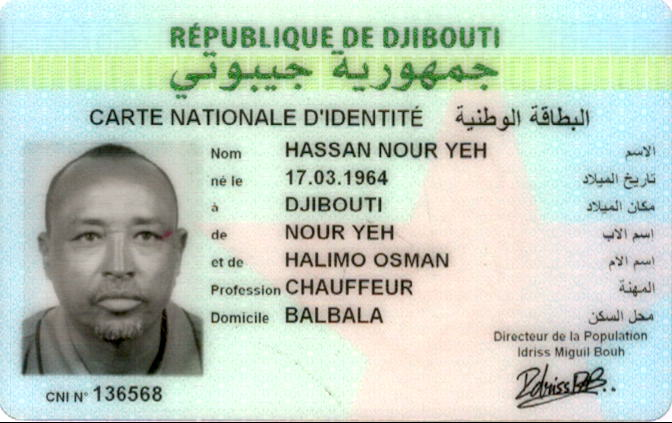
#> input picture 00.jpg, 672 x 423 px
$ python oldcni.py
#> lines starting #> are read from the running program, lines starting #| are printed output that depends on the picture; after the words box and inside, x2 and y2 are one past the last pixel; in counts of white or black regions, pixels touching at a corner belong together
import pytesseract
import re
import cv2
import json
import os


# Prompt the user for the image name
img_name = input("Enter the image filename (e.g., 06.jpg): ")
#> the answer given: 00.jpg

# Check if the entered file exists
if not os.path.isfile(img_name):
    print(f"The file '{img_name}' does not exist.")
    exit(1)

# Load the image
img = cv2.imread(img_name)
#> img is the input picture: shape (423, 672, 3); mean B, G, R 192.3, 206.4, 191.7

# Convertir l'image en niveaux de gris
gray_img = cv2.cvtColor(img, cv2.COLOR_BGR2GRAY)
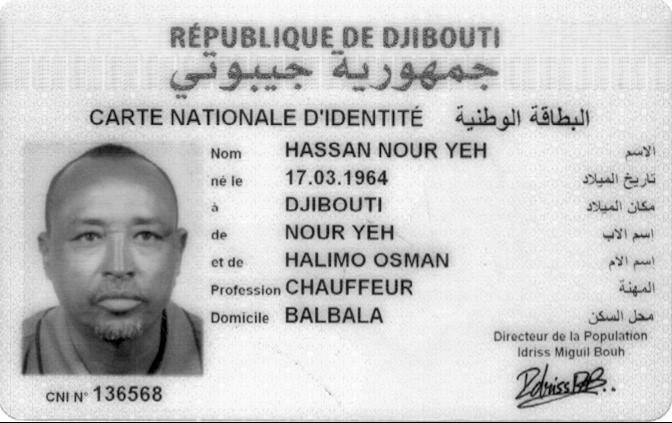
#> gray_img: shape (423, 672); min 0, max 255, mean 200.4

# Appliquer un flou gaussien pour réduire le bruit
blurred_img = cv2.GaussianBlur(gray_img, (13, 13), 0)
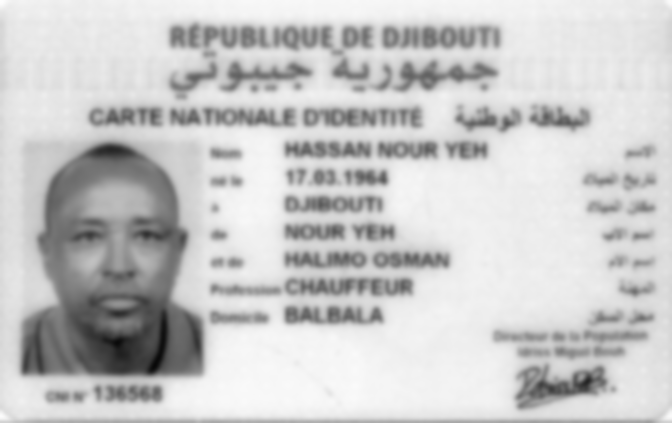
#> blurred_img: shape (423, 672); min 9, max 254, mean 200.6

# Appliquer un seuil pour binariser l'image
_, threshold_img = cv2.threshold(blurred_img, 60, 255, cv2.THRESH_BINARY + cv2.THRESH_OTSU)
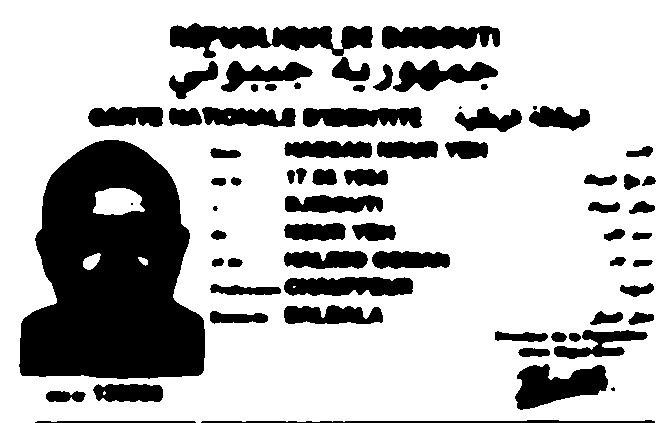
#> threshold_img: shape (423, 672); 73.8% white; 69 black regions (5 under 20 px)

# Trouver les contours dans l'image binarisée
contours, _ = cv2.findContours(threshold_img, cv2.RETR_EXTERNAL, cv2.CHAIN_APPROX_SIMPLE)
#> contours = 1 contour; box (x1, y1, x2, y2) and area: (0, 0, 672, 423) 281928

# Trouver le contour le plus grand (probablement la carte d'identité)
largest_contour = max(contours, key=cv2.contourArea)
#> largest_contour = contour of 50 points, box (x1, y1, x2, y2) (0, 0, 672, 423), area 281928

# Obtenir les coordonnées du rectangle englobant du plus grand contour
x, y, w, h = cv2.boundingRect(largest_contour)
#> x = 0; y = 0; w = 672; h = 423

# Rogner l'image d'origine en utilisant les coordonnées du rectangle
cropped_img = img[y:y+h, x:x+w]

new_img_gray = cv2.cvtColor(cropped_img, cv2.COLOR_BGR2GRAY)

# Apply OCR using Tesseract
#pytesseract.pytesseract.tesseract_cmd = r'C:\Program Files\Tesseract-OCR\tesseract.exe'

# Set the TESSDATA_PREFIX environment variable
os.environ['TESSDATA_PREFIX'] = '/usr/share/tesseract-ocr/4.00/tessdata/'
tessdata_dir_config = '--tessdata-dir "C:\\Program Files\\Tesseract-OCR\\tessdata"'
config = '--psm 4 --oem 3 -c textord_old_xheight=true textord_fix_xheight_bug=false preserve_interword_spaces=1 '

#> (the run stopped early here; a loop or call above may not have finished)
